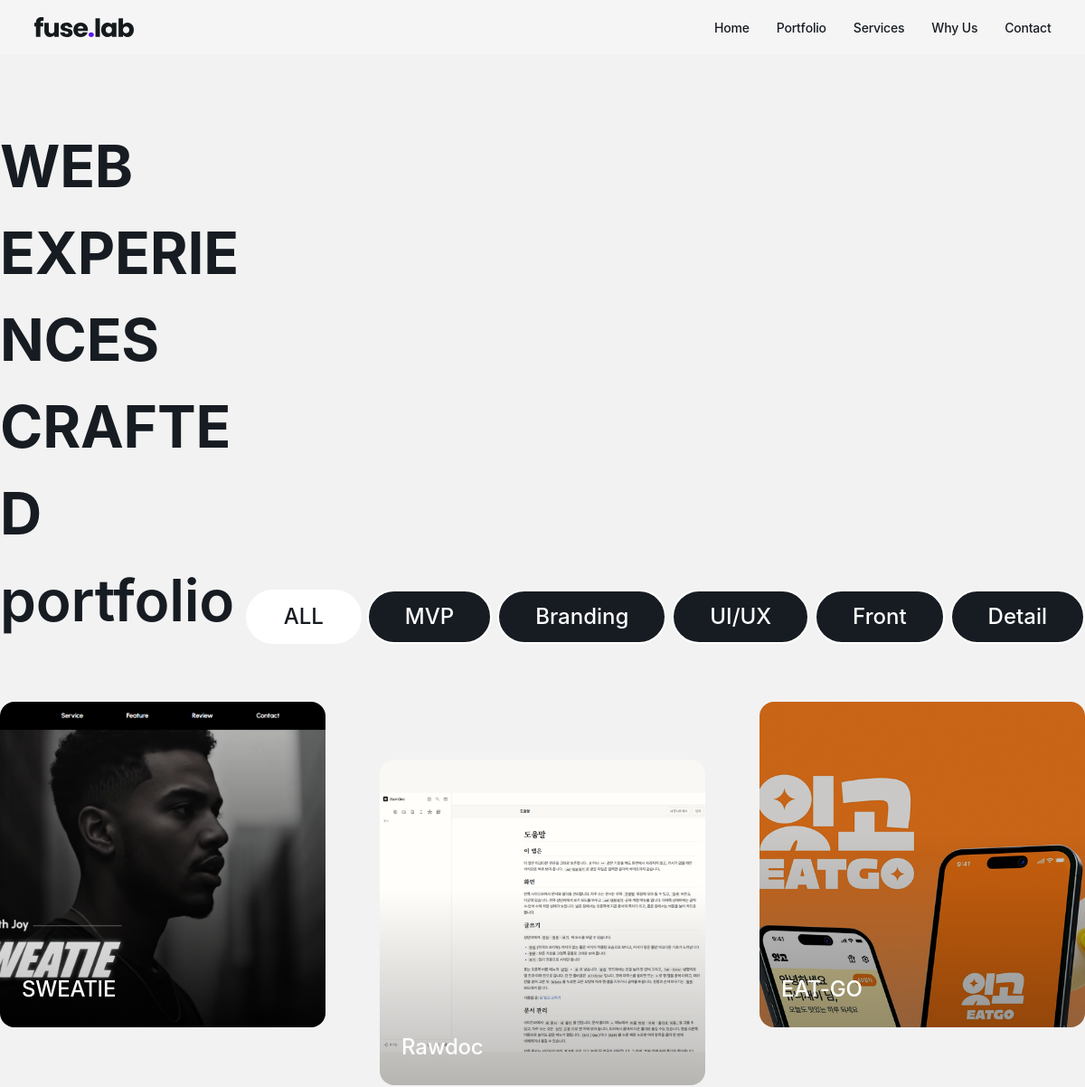
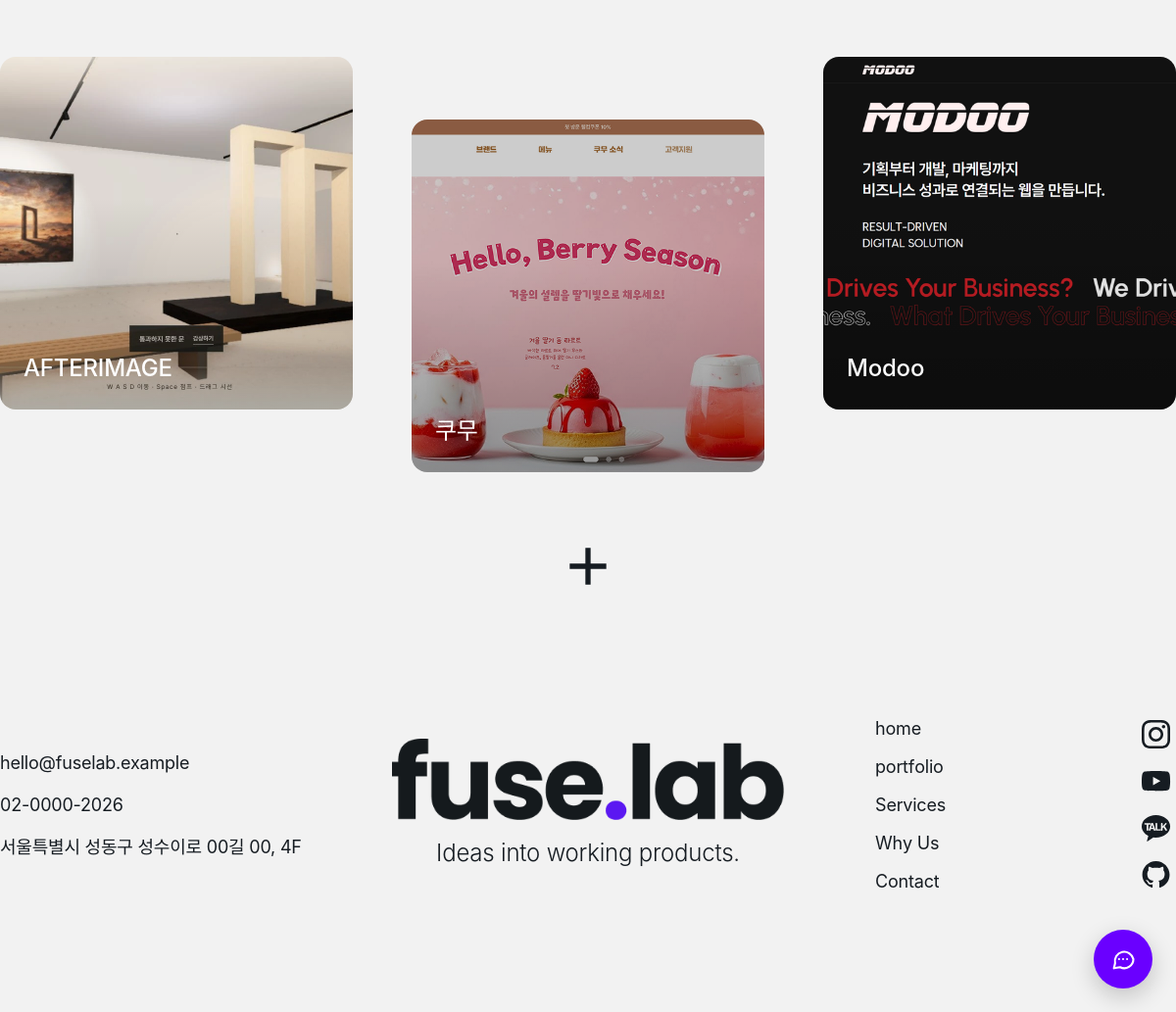
Screenshot of /portfolio.php with the database file from the repository (2 pictures, top to bottom).
### tables this page shows
CREATE TABLE IF NOT EXISTS portfolios (
  id           INT UNSIGNED NOT NULL AUTO_INCREMENT,
  title        VARCHAR(120) NOT NULL,
  category     VARCHAR(20)  NOT NULL,
  client       VARCHAR(100) NOT NULL DEFAULT '',
  type         VARCHAR(200) NOT NULL DEFAULT '',
  project_date VARCHAR(50)  NOT NULL DEFAULT '',
  summary      TEXT         NOT NULL,
  site_url     VARCHAR(255) NOT NULL DEFAULT '',
  thumbnail    VARCHAR(255) NOT NULL,
  hero_image   VARCHAR(255) NULL,
  detail_image VARCHAR(255) NULL,
  sort_order   INT          NOT NULL DEFAULT 0,
  is_visible   TINYINT(1)   NOT NULL DEFAULT 1,
  created_at   DATETIME     NOT NULL DEFAULT CURRENT_TIMESTAMP,
  updated_at   DATETIME     NOT NULL DEFAULT CURRENT_TIMESTAMP ON UPDATE CURRENT_TIMESTAMP,
  PRIMARY KEY (id),
  KEY idx_portfolios_list (is_visible, category, sort_order, id)
);

### app/bootstrap.php (called while the page is built, shortened)
<?php
require __DIR__ . '/db.php';
require __DIR__ . '/portfolios.php';
require __DIR__ . '/chatbot.php';
function e(?string $value): string
{
    return htmlspecialchars((string) $value, ENT_QUOTES, 'UTF-8');
}
function view(string $name, array $vars = []): void
{
    extract($vars, EXTR_SKIP);
    require __DIR__ . '/views/' . $name . '.php';
}

### app/db.php (called while the page is built)
<?php
function db(): PDO
{
    static $pdo = null;
    if ($pdo === null) {
        $c = app_config()['db'];
        $dsn = "mysql:host={$c['host']};port={$c['port']};dbname={$c['name']};charset=utf8mb4";
        $pdo = new PDO($dsn, $c['user'], $c['pass'], [
            PDO::ATTR_ERRMODE => PDO::ERRMODE_EXCEPTION,
            PDO::ATTR_DEFAULT_FETCH_MODE => PDO::FETCH_ASSOC,
            PDO::ATTR_EMULATE_PREPARES => false,
        ]);
    }
    return $pdo;
}

### app/portfolios.php (called while the page is built, shortened)
<?php
function portfolio_public_list(string $category, int $offset, int $limit): array
{
    $params = [];
    $where = 'is_visible = 1';
    $stmt = db()->prepare(
        "SELECT id, title, thumbnail FROM portfolios WHERE $where
         ORDER BY sort_order, id LIMIT ? OFFSET ?"
    );
    $stmt->bindValue(count($params) + 1, $limit + 1, PDO::PARAM_INT);
    $stmt->bindValue(count($params) + 2, $offset, PDO::PARAM_INT);
    $stmt->execute();
    $rows = $stmt->fetchAll();
    return [
        'items' => array_slice($rows, 0, $limit),
        'hasMore' => count($rows) > $limit,
    ];
}

### app/views/site/portfolio-items.php (the view)
<?php
foreach (array_chunk($items, 3) as $rowIndex => $row):
    $boxClass = ($rowStart + $rowIndex) % 2 === 0 ? 'top-box' : 'bottom-box';
?>
            <div class="<?= $boxClass ?>">
              <ul class="body-list">
<?php foreach ($row as $position => $item): ?>
                <li class="body-list-item<?= $position === 1 ? ' margin-item' : '' ?>">
                  <a href="/portfolio-detail.php?id=<?= (int) $item['id'] ?>"><img src="<?= e($item['thumbnail']) ?>" alt="<?= e($item['title']) ?>" /> <span title="<?= e($item['title']) ?>"><?= e($item['title']) ?></span></a>
                </li>
<?php endforeach; ?>
              </ul>
            </div>
<?php endforeach; ?>

### rows the page displays
portfolios: thumbnail+title (picture), title "SWEATIE"
portfolios: thumbnail (picture), title "Rawdoc"
portfolios: thumbnail (picture), title "EAT-GO"
portfolios: thumbnail (picture), title "AFTERIMAGE"
portfolios: thumbnail (picture), title "쿠무"
portfolios: thumbnail (picture), title "Modoo"

### other values shown
slot('heading', 'WEB EXPERIENCES CRAFTED') "WEB EXPERIENCES CRAFTED"
slot('subheading', 'portfolio') "portfolio"
$label "ALL"
$label "MVP"
$label "Branding"
$label "UI/UX"
$label "Front"
$label "Detail"
$siteContact['email'] "hello@fuselab.example"
$siteContact['phone'] "02-0000-2026"
$siteContact['address'] "서울특별시 성동구 성수이로 00길 00, 4F"
